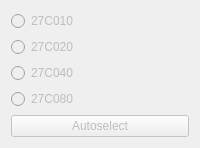
                     <widget class="QWidget" name="E27C_dip32">
                      <attribute name="title">
                       <string>DIP32</string>
                      </attribute>
                      <layout class="QVBoxLayout" name="verticalLayout_6">
                       <item>
                        <widget class="QRadioButton" name="E27c010Button">
                         <property name="enabled">
                          <bool>false</bool>
                         </property>
                         <property name="text">
                          <string>27C010</string>
                         </property>
                        </widget>
                       </item>
                       <item>
                        <widget class="QRadioButton" name="E27c020Button">
                         <property name="enabled">
                          <bool>false</bool>
                         </property>
                         <property name="text">
                          <string>27C020</string>
                         </property>
                        </widget>
                       </item>
                       <item>
                        <widget class="QRadioButton" name="E27c040Button">
                         <property name="enabled">
                          <bool>false</bool>
                         </property>
                         <property name="text">
                          <string>27C040</string>
                         </property>
                        </widget>
                       </item>
                       <item>
                        <widget class="QRadioButton" name="E27c080Button">
                         <property name="enabled">
                          <bool>false</bool>
                         </property>
                         <property name="text">
                          <string>27C080</string>
                         </property>
                        </widget>
                       </item>
                       <item>
                        <widget class="QPushButton" name="autoDetectButton3">
                         <property name="enabled">
                          <bool>false</bool>
                         </property>
                         <property name="text">
                          <string>Autoselect</string>
                         </property>
                        </widget>
                       </item>
                      </layout>
                     </widget>
